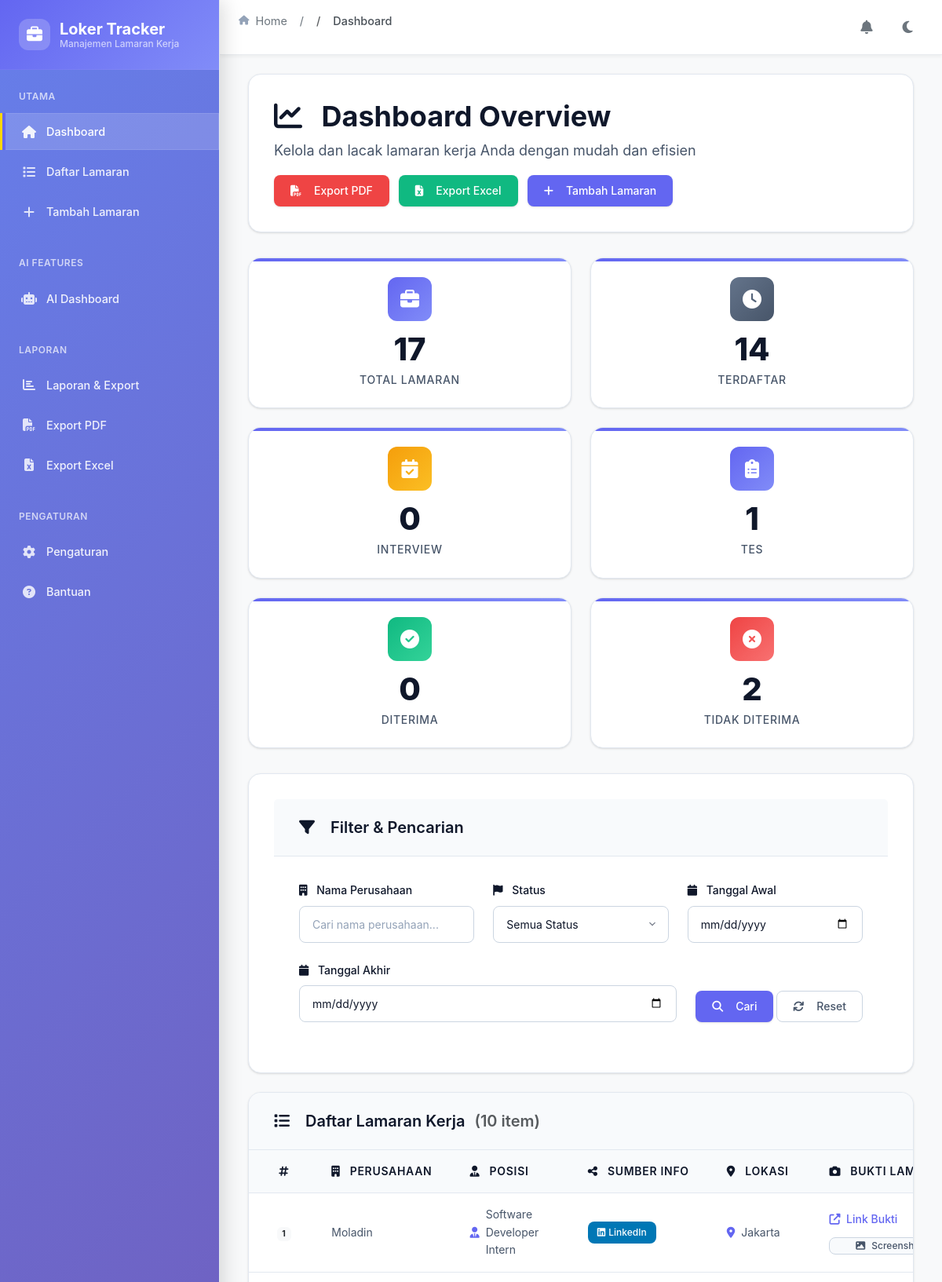
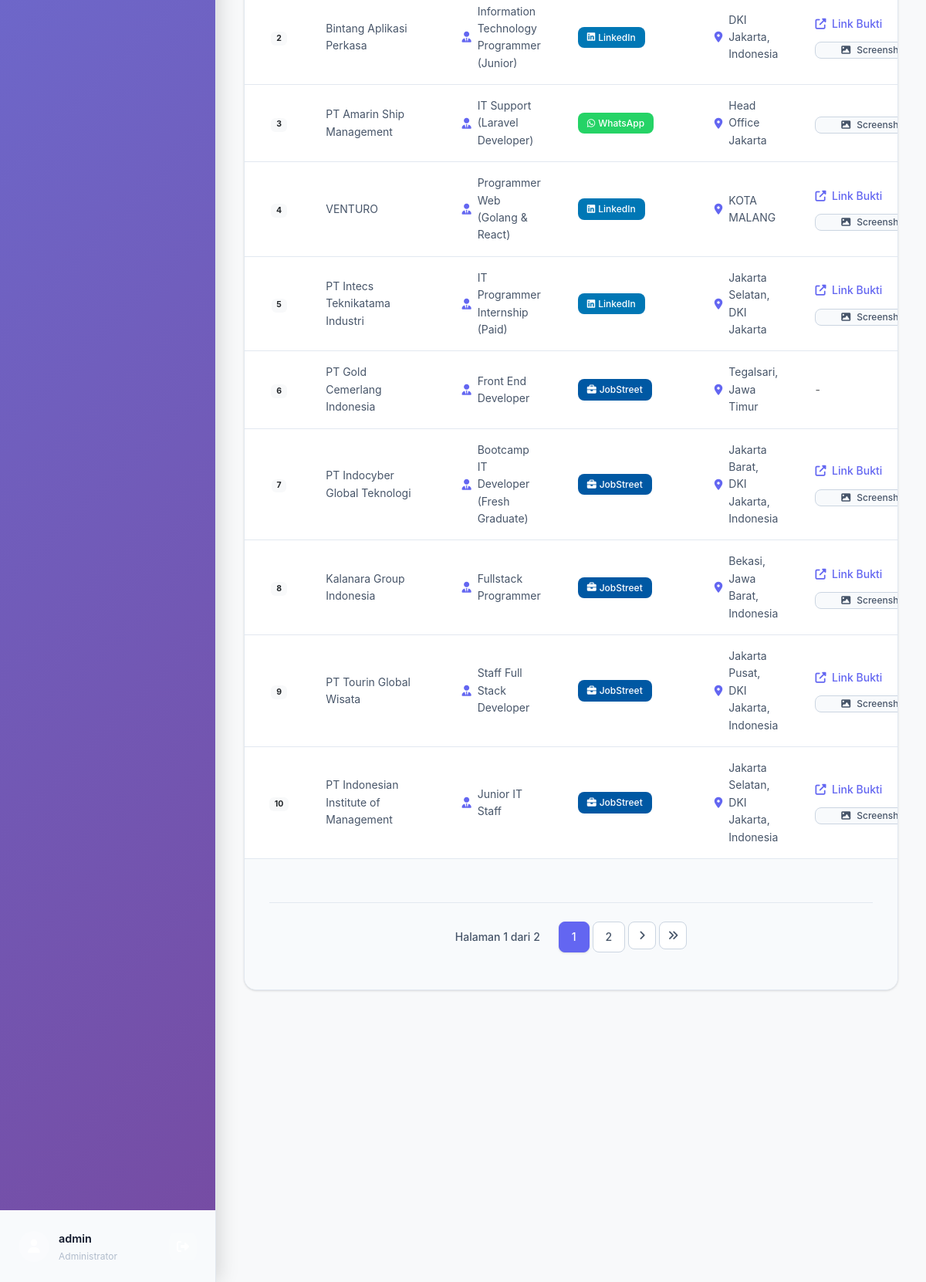
Page / (signed in) on the earlier database version (2 pictures, top to bottom).
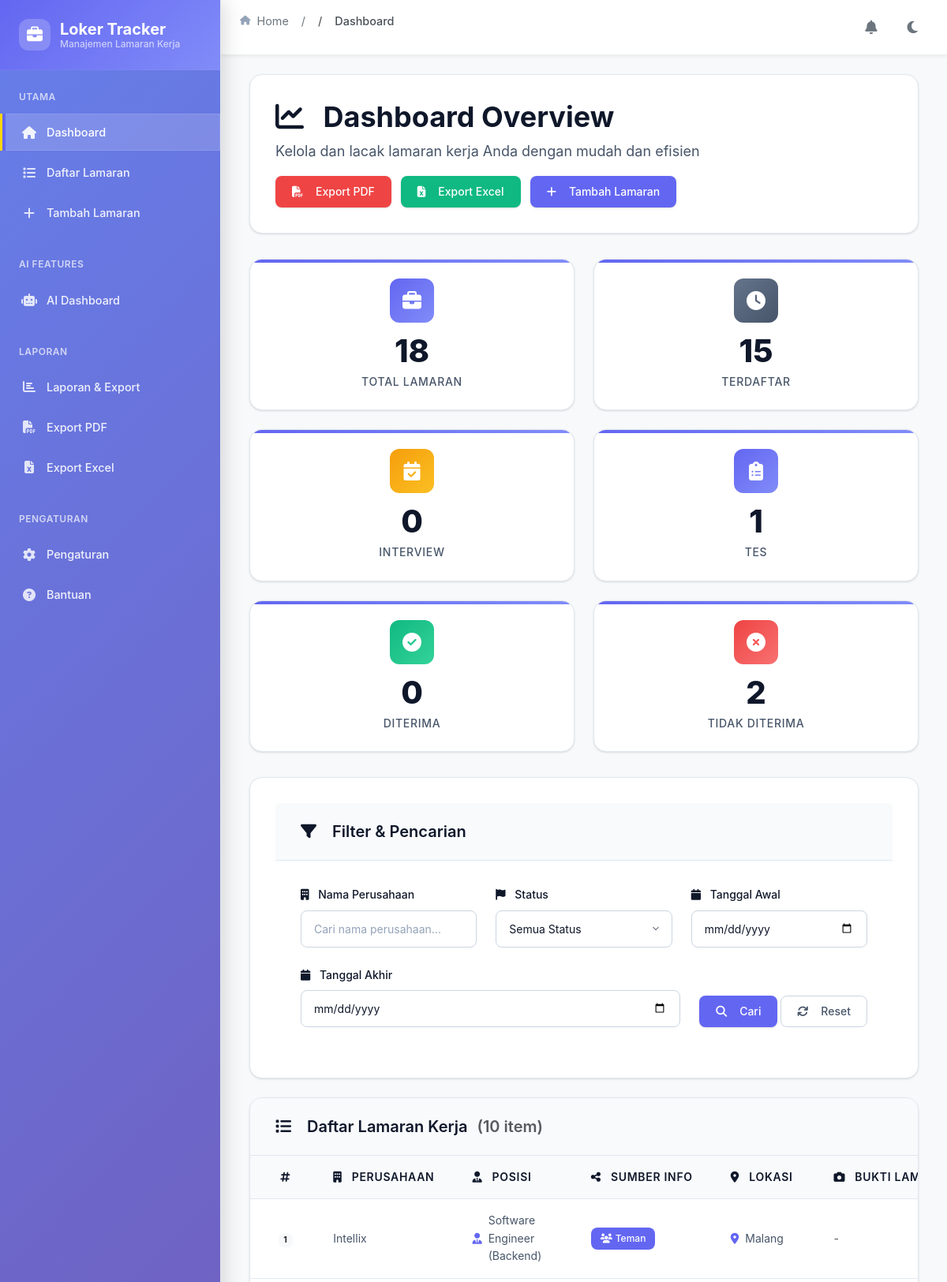
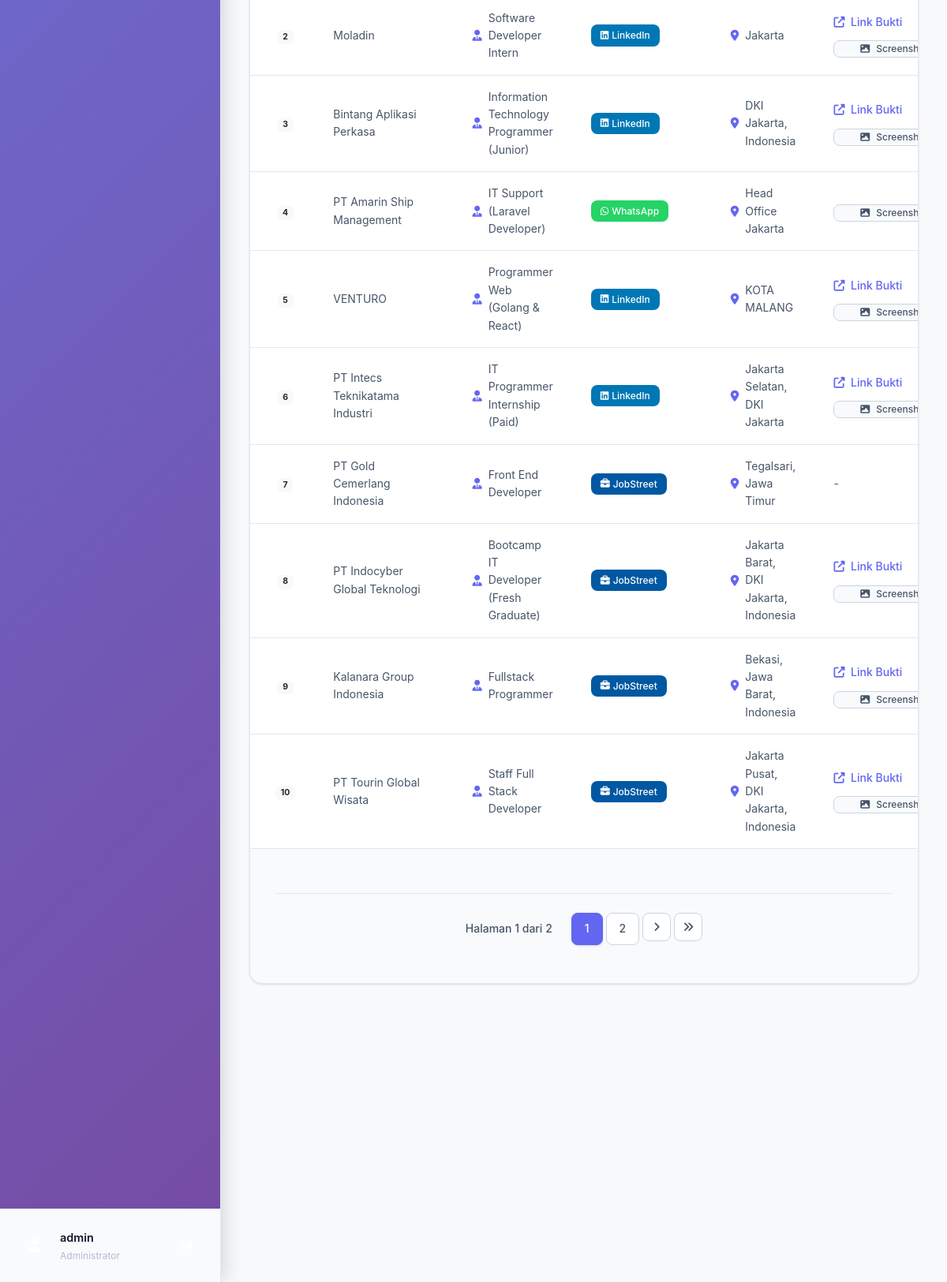
Same page on the later database version (2 pictures, top to bottom).
### models.py (models this page shows)
class JobApplication(db.Model):
    id = db.Column(db.Integer, primary_key=True)
    company_name = db.Column(db.String(100))
    position = db.Column(db.String(100), nullable=True)  # NEW: Posisi yang dilamar
    location = db.Column(db.String(100))
    address = db.Column(db.String(200))
    application_proof = db.Column(db.Text, nullable=True)  # NEW: Link atau path screenshot
    image_proof = db.Column(db.String(255), nullable=True)  # NEW: Path to uploaded image
    source_info = db.Column(db.String(100), nullable=True)  # NEW: Asal info loker
    logo_url = db.Column(db.String(255), nullable=True)  # NEW: URL logo perusahaan
    notes = db.Column(db.Text, nullable=True)  # NEW: Keterangan tambahan
    applied_date = db.Column(db.DateTime)
    last_status_update = db.Column(db.DateTime, nullable=True)  # NEW: Tanggal terakhir update status
    status_id = db.Column(db.Integer, db.ForeignKey('status.id'), nullable=False)
    user_id = db.Column(db.Integer, db.ForeignKey('user.id'))

### app.py (the view, shortened to what this page needs)
@app.route('/')
@login_required
def index():
    search = request.args.get('q')
    status = request.args.get('status')
    start_date = request.args.get('start_date')
    end_date = request.args.get('end_date')
    page = request.args.get('page', 1, type=int)
    per_page = 10  # Show 10 records per page
    statuses = Status.query.all()
    query = JobApplication.query.filter_by(user_id=current_user.id)
    if search:
        query = query.filter(
            JobApplication.company_name.ilike(f'%{search}%')
        )
    if status and status != 'All':
        query = query.filter(
            JobApplication.status.has(name=status)
        )
    if start_date:
        try:
            start_date_obj = datetime.strptime(start_date, '%Y-%m-%d').date()
            query = query.filter(JobApplication.applied_date >= start_date_obj)
        except ValueError:
            pass
    pagination = query.order_by(JobApplication.applied_date.desc()).paginate(
        page=page, per_page=per_page, error_out=False
    )
    jobs = pagination.items
    total = JobApplication.query.filter_by(user_id=current_user.id).count()
    terdaftar = JobApplication.query.filter(
        JobApplication.user_id == current_user.id,
        JobApplication.status.has(name='Terdaftar')
    ).count()
    interview = JobApplication.query.filter(
        JobApplication.user_id == current_user.id,
        JobApplication.status.has(name='Interview')
    ).count()
    tes = JobApplication.query.filter(
        JobApplication.user_id == current_user.id,
        JobApplication.status.has(name='Tes')
    ).count()
    diterima = JobApplication.query.filter(
        JobApplication.user_id == current_user.id,
        JobApplication.status.has(name='Diterima')
    ).count()
    ditolak = JobApplication.query.filter(
        JobApplication.user_id == current_user.id,
        JobApplication.status.has(name='Tidak Diterima')
    ).count()
    return render_template(
        'index.html',
        jobs=jobs,
        statuses=statuses,
        total=total,
        terdaftar=terdaftar,
        interview=interview,
        tes=tes,
        diterima=diterima,
        ditolak=ditolak,
        pagination=pagination
    )

### app.py (called while the page is built)
@login_manager.user_loader
def load_user(user_id):
    return User.query.get(int(user_id))

### templates/index.html (shortened to what the changed rows need)
{% extends 'base-sidebar.html' %}
{% block content %}
<div class="page-header">
    <div class="d-flex justify-content-between align-items-center flex-wrap" style="gap: var(--space-4);">
        <div>
            <h1 class="page-title">
                <i class="fas fa-chart-line me-3"></i>
                Dashboard Overview
            </h1>
        </div>
    </div>
</div>
<div class="stats-grid">
    <div class="stat-card">
        <div class="stat-icon primary">
            <i class="fas fa-briefcase"></i>
        </div>
        <div class="stat-number" data-stat="total">{{ total }}</div>
        <div class="stat-label">Total Lamaran</div>
    </div>
    <div class="stat-card">
        <div class="stat-icon gray">
            <i class="fas fa-clock"></i>
        </div>
        <div class="stat-number" data-stat="terdaftar">{{ terdaftar }}</div>
        <div class="stat-label">Terdaftar</div>
    </div>
</div>
<div class="card table-section">
    <div class="table-container">
        <table class="jobs-table">
            <thead>
                <tr>
                    <th class="text-center">
                        <i class="fas fa-hashtag"></i>
                    </th>
                    <th>
                        <i class="fas fa-building me-2"></i>
                        Perusahaan
                    </th>
                    <th>
                        <i class="fas fa-user-tie me-2"></i>
                        Posisi
                    </th>
                    <th>
                        <i class="fas fa-share-alt me-2"></i>
                        Sumber Info
                    </th>
                    <th>
                        <i class="fas fa-map-marker-alt me-2"></i>
                        Lokasi
                    </th>
                    <th>
                        <i class="fas fa-camera me-2"></i>
                        Bukti Lamaran
                    </th>
                </tr>
            </thead>
            <tbody>
                {% for job in jobs %}
                <tr>
                    <td class="text-center">
                        <span class="badge bg-light text-dark fw-bold">{{ loop.index }}</span>
                    </td>
                    <td data-label="Perusahaan">
                        <div class="company-name">{{ job.company_name }}</div>
                    </td>
                    <td data-label="Posisi">
                        <div class="position-info">
                            {% if job.position %}
                                <i class="fas fa-user-tie"></i>
                                {{ job.position }}
                            {% else %}
                                <span class="text-muted">-</span>
                            {% endif %}
                        </div>
                    </td>
                    <td data-label="Sumber Info">
                        {% if job.source_info %}
                            {% if job.source_info == 'LinkedIn' %}
                                <span class="source-badge linkedin">
                                    <i class="fab fa-linkedin"></i>LinkedIn
                                </span>
                            {% elif job.source_info == 'Instagram' %}
                                <span class="source-badge instagram">
                                    <i class="fab fa-instagram"></i>Instagram
                                </span>
                            {% elif job.source_info == 'TikTok' %}
                                <span class="source-badge tiktok">
                                    <i class="fab fa-tiktok"></i>TikTok
                                </span>
                            {% elif job.source_info == 'WhatsApp' %}
                                <span class="source-badge whatsapp">
                                    <i class="fab fa-whatsapp"></i>WhatsApp
                                </span>
                            {% elif job.source_info == 'JobStreet' %}
                                <span class="source-badge jobstreet">
                                    <i class="fas fa-briefcase"></i>JobStreet
                                </span>
                            {% elif job.source_info == 'Indeed' %}
                                <span class="source-badge indeed">
                                    <i class="fas fa-search"></i>Indeed
                                </span>
                            {% elif job.source_info == 'Website Perusahaan' %}
                                <span class="source-badge website">
                                    <i class="fas fa-globe"></i>Website
                                </span>
                            {% elif job.source_info == 'Email/Newsletter' %}
                                <span class="source-badge email">
                                    <i class="fas fa-envelope"></i>Email
                                </span>
                            {% elif job.source_info == 'Teman/Kolega' %}
                                <span class="source-badge friend">
                                    <i class="fas fa-users"></i>Teman
                                </span>
                            {% elif job.source_info == 'Job Fair/Expo' %}
                                <span class="source-badge jobfair">
                                    <i class="fas fa-calendar-alt"></i>Job Fair
                                </span>
                            {% elif job.source_info == 'Media Sosial Lainnya' %}
                                <span class="source-badge social">
                                    <i class="fas fa-share-alt"></i>Social
                                </span>
                            {% elif job.source_info == 'Custom' %}
                                <span class="source-badge custom">
                                    <i class="fas fa-edit"></i>Custom
                                </span>
                            {% else %}
                                <span class="source-badge custom">
                                    <i class="fas fa-pencil-alt"></i>{{ job.source_info }}
                                </span>
                            {% endif %}
                        {% else %}
                            <span class="text-muted">-</span>
                        {% endif %}
                    </td>
                    <td data-label="Lokasi">
                        <div class="location-info">
                            <i class="fas fa-map-marker-alt"></i>
                            {{ job.location }}
                        </div>
                    </td>
                    <td data-label="Bukti Lamaran">
                        {% if job.application_proof or job.image_proof %}
                            <div style="display: flex; flex-direction: column; gap: var(--space-2);">
                                {% if job.application_proof and job.application_proof.startswith('http') %}
                                    <a href="{{ job.application_proof }}" target="_blank" class="proof-link">
                                        <i class="fas fa-external-link-alt me-1"></i>
                                        Link Bukti
                                    </a>
                                {% endif %}
                                {% if job.image_proof %}
                                    <button onclick="showImageModal('/uploads/proofs/{{ job.image_proof }}', 'Bukti Lamaran - {{ job.company_name }}')" class="btn btn-sm btn-info proof-screenshot">
                                        <i class="fas fa-image me-1"></i>
                                        Screenshot
                                    </button>
                                {% endif %}
                            </div>
                        {% else %}
                            <span class="text-muted">-</span>
                        {% endif %}
                    </td>
                </tr>
                {% endfor %}
            </tbody>
        </table>
    </div>
    {% if pagination.pages > 1 %}
    <div class="card-footer">
        <div class="pagination">
            <div class="pagination-links">
                {% for page_num in pagination.iter_pages() %}
                    {% if page_num %}
                        {% if page_num != pagination.page %}
                        <a class="page-link" href="{{ url_for('index', page=page_num, q=request.args.get('q', ''), status=request.args.get('status', 'All'), start_date=request.args.get('start_date', ''), end_date=request.args.get('end_date', '')) }}">
                            {{ page_num }}
                        </a>
                        {% else %}
                        <span class="page-current">{{ page_num }}</span>
                        {% endif %}
                    {% else %}
                    <span class="page-ellipsis">...</span>
                    {% endif %}
                {% endfor %}
                {% if pagination.has_next %}
                <a class="page-btn" href="{{ url_for('index', page=pagination.next_num, q=request.args.get('q', ''), status=request.args.get('status', 'All'), start_date=request.args.get('start_date', ''), end_date=request.args.get('end_date', '')) }}" title="Halaman selanjutnya">
                    <i class="fas fa-angle-right"></i>
                </a>
                <a class="page-btn" href="{{ url_for('index', page=pagination.pages, q=request.args.get('q', ''), status=request.args.get('status', 'All'), start_date=request.args.get('start_date', ''), end_date=request.args.get('end_date', '')) }}" title="Halaman terakhir">
                    <i class="fas fa-angle-double-right"></i>
                </a>
                {% endif %}
            </div>
        </div>
    </div>
    {% endif %}
</div>
{% endblock %}

Differences in the rows shown:
no longer on this page (row unchanged): JobApplication: company_name "PT Indonesian Institute of Management", position "Junior IT Staff", source_info "JobStreet" (drawn), location "Jakarta Selatan, DKI Jakarta, Indonesia"
added JobApplication: company_name "Intellix", position "Software Engineer (Backend)", source_info "Teman/Kolega" (drawn), location "Malang"
Other differences:
{{ total }}: "17" → "18"
{{ terdaftar }}: "14" → "15"
